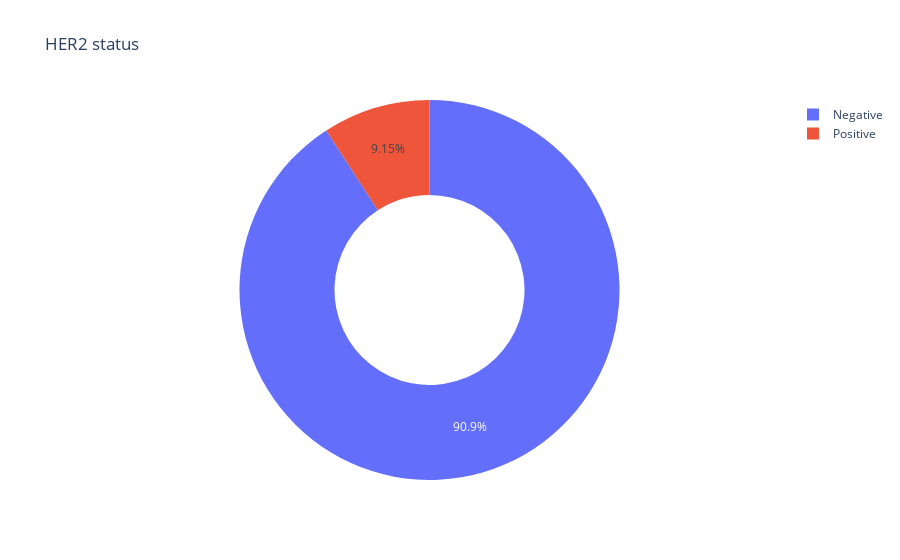

Notebook code for this chart:
### Code cell
HER2_status = df['HER2 status'].value_counts()
transactions = HER2_status.index
quantity = HER2_status.values

figure = px.pie(df, 
             values=quantity, 
             names=transactions,hole = 0.5, 
             title="HER2 status")
figure.show()

### Figure 1 — Plotly figure (JSON) as saved in the notebook; plotly's stock layout.template omitted (floating-point values rounded to 4 significant figures)
{"data": [{"domain": {"x": [0, 1], "y": [0, 1]}, "hole": 0.5, "hovertemplate": "label=%{label}<br>value=%{value}<extra></extra>", "labels": ["Negative", "Positive"], "legendgroup": "", "name": "", "showlegend": true, "type": "pie", "values": [288, 29]}], "layout": {"legend": {"tracegroupgap": 0}, "title": {"text": "HER2 status"}}}
